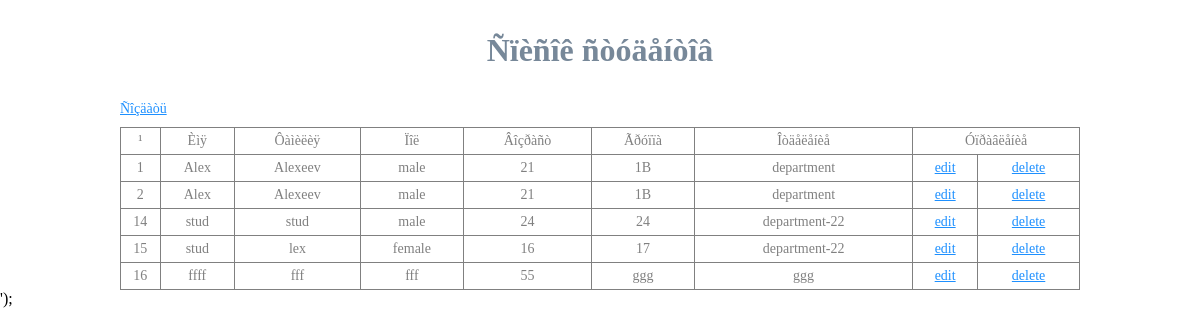
The page / on the database its author committed.
### tables this page shows
CREATE TABLE IF NOT EXISTS `students` (
  `id` int(11) NOT NULL AUTO_INCREMENT,
  `name` varchar(255) NOT NULL,
  `surname` varchar(255) NOT NULL,
  `gender` varchar(10) NOT NULL,
  `age` int(3) NOT NULL,
  `group_std` varchar(5) NOT NULL,
  `department` varchar(25) NOT NULL,
  PRIMARY KEY (`id`),
  KEY `id` (`id`)
);

### controller/show.php (called while the page is built)
<?php
require_once($_SERVER['DOCUMENT_ROOT']."/view/show_template.php");
class show
{
    public function index()
    {
        $model = new model();
        $view = new view();
        $students = $model->get_students();
        $view->index($students);
    }
}
?>

### route.php (called while the page is built, shortened)
<?php
require_once($_SERVER['DOCUMENT_ROOT'] . "/model/model_students.php");
class route
{
    static function start()
    {
        $patch = $_SERVER['REQUEST_URI'];
        $elements_route = explode("/", $patch);
        $action = strtolower($elements_route[2]);
        if ($action == "") {
            $action = "index";
        }
        $class_controller = new $controller;
        $class_controller->$action();
    }
}
?>

### index.php (called while the page is built)
<?php
    require_once("route.php");
    route::start();
?>

### model/model_students.php (called while the page is built, shortened)
<?php
class model
{
    private $mysqli;
    public function __construct()
    {
        $this->mysqli = new mysqli("localhost", "root", "", "students");
    }
    public function get_students()
    {
        $students = array();
        $result = $this->mysqli->query("select id, name, surname, gender, age, group_std, department from students");
        if ($result->num_rows > 0) {
            while ($row = $result->fetch_assoc()) {
                $students[] = $row;
            }
        } else {
            echo "you haven't students";
        }
        return $students;
    }
}
?>

### view/show_template.php (the view)
<?php
class view{
    public function index($data){
        $template = file_get_contents("template/index.php");
        $str = "";
        foreach($data as $value){
            $str .= "<tr>
                            <td>$value[id]</td>
                            <td>$value[name]</td>
                            <td>$value[surname]</td>
                            <td>$value[gender]</td>
                            <td>$value[age]</td>
                            <td>$value[group_std]</td>
                            <td>$value[department]</td>
                            <td><a href='/edit/index/$value[id]'>edit</a></td>
                            <td><a href='/delete/index/$value[id]'>delete</a></td>
                     </tr>";
        }
        $template = str_replace("%content%", $str, $template);
        echo $template;
    }
}
?>

### template/css/style.css (style rules this page uses)
* { margin: 0; padding: 0; }
.wrapper { width: 80%; margin: 0 auto; }
h1 { text-align: center; margin: 32px 0; font-family: verdana; color: lightslategray; }
.list-students { font: 14px Verdana; color: grey; width: 100%; margin: 10px auto 0 auto; text-align: center; border-collapse: collapse; }
.list-students td { padding: 5px 0; border: 1px solid grey; }
a { color: dodgerblue; font: 14px Verdana; }

### rows shown on the page
students: id "1", name "Alex", surname "Alexeev", gender "male", age "21", group_std "1B", department "department"
students: id "2", name "Alex", surname "Alexeev", gender "male", age "21", group_std "1B", department "department"
students: id "14", name "stud", surname "stud", gender "male", age "24", group_std "24", department "department-22"
students: id "15", name "stud", surname "lex", gender "female", age "16", group_std "17", department "department-22"
students: id "16", name "ffff", surname "fff", gender "fff", age "55", group_std "ggg", department "ggg"
